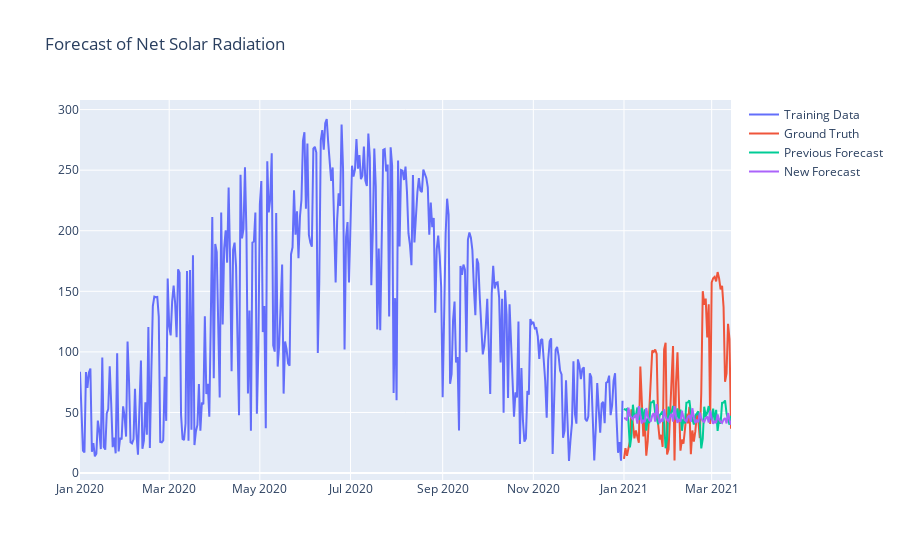

The notebook cell this image was saved under:
### Code cell
sarima_forecast(train_d_1d, val_d['Bondville_IL'].netsolar, df_arima_pred['predict_sarimax1'],
               df_arima_pred['predict_sarimax3'])
